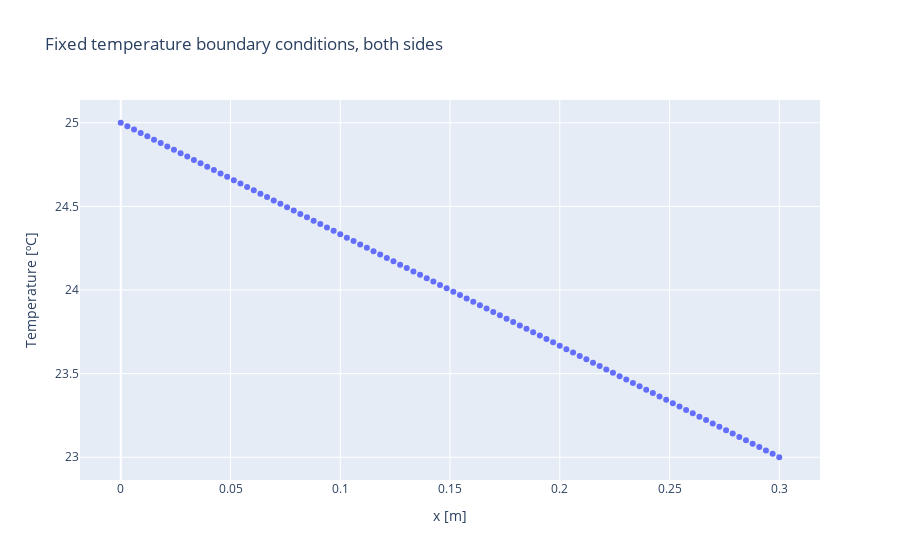

The notebook cell this image was saved under:
### Code cell
# fixed temperatures at both sides 
Tx = dsolve(Txx, T(x), ics={T(W_start): T_amb, T(W_end): T_int})
Tx_fun = lambdify([x], Tx.rhs)

x_num = np.linspace(W_start,W_end,100)

fig = go.Figure()
fig.add_trace(go.Scatter(x=x_num, y=Tx_fun(x_num), mode='markers',))
fig.update_layout(
    xaxis_title="x [m]",
    yaxis_title="Temperature [ºC]",
    title="Fixed temperature boundary conditions, both sides"
)
